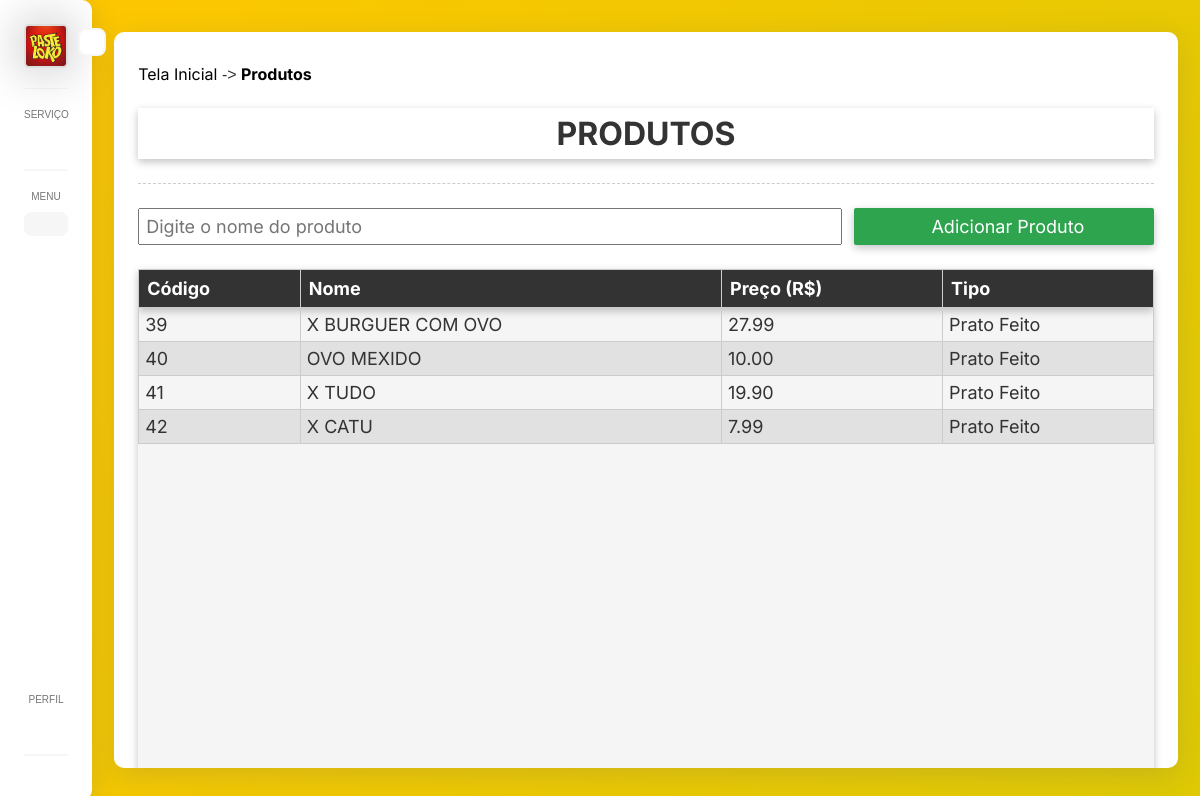
Screenshot of /screens/produto/consultar.php with the database file from the repository.
### tables this page shows
CREATE TABLE `produtos` (
  `codigo` int(11) NOT NULL AUTO_INCREMENT,
  `nome` varchar(45) NOT NULL,
  `preco` decimal(10,2) NOT NULL,
  `tipo` varchar(45) NOT NULL,
  PRIMARY KEY (`codigo`)
);

### db/produto.php (called while the page is built, shortened)
<?php
    include_once("config.php");
    function consultarProdutos(){
        global $pdo;
        $sql = "SELECT * FROM produtos";
        $stm = $pdo->prepare($sql);
        $stm->execute();
        return $stm->fetchAll();
    }

### screens/produto/consultar.php (the view, shortened to what this page needs)
<!DOCTYPE html>
<html lang="en">
  <head>
    <link rel="stylesheet" href="/<?=explode('/', $_SERVER['REQUEST_URI'])[1]?>/assets/style.global.css?<?=random_int(100, 999)?>" />
    <link rel="stylesheet" type="text/css" href="https://cdn.jsdelivr.net/npm/toastify-js/src/toastify.min.css">
  </head>
  <body>
    <div class="container" style="display: flex;">
        <?php include('../../includes/menu/index.php') ?>
        <div id="pagina" style="display: flex;width: 100%;">
            <div class="background">
               <div class="header-products">
                <p class="product-title"><a class="text-none black " href="#">Tela Inicial</a> -> <span class="bold"><a class="text-none black" href="consultar.php">Produtos</a></span></p>
               </div>
               <div class="titulo-produto"><h1>PRODUTOS</div>
               <div class="sublinhado"></div>
               <div class="body-products">
                <div class="section-1">
                    <input class="search" type="text" placeholder="Digite o nome do produto" autofocus>
                    <a class="text-none" href="cadastrar.php"><div class="button div-button"><i class="icon ph-bold ph-plus"></i> Adicionar Produto</div></a>
                </div>
                <div class="background-lista-produtos">
                        <div class="section-2">
                            <table class="tabela" id="tbProdutos" border="1">
                                <thead>
                                    <tr>
                                        <th>Código</th>
                                        <th>Nome</th>
                                        <th>Preço (R$)</th>
                                        <th>Tipo</th>
                                    </tr>
                                </thead>
                                <tbody>
                                    <?php
                                        include_once("../../db/produto.php");
                                        $produtos = consultarProdutos();
                                        if (count($produtos) > 0) {
                                            foreach ($produtos as $produto) {
                                                echo "
                                                    <tr class='linha-clicavel' data-codigo='{$produto['codigo']}' >
                                                        <td>{$produto['codigo']}</td>
                                                        <td>{$produto['nome']}</td>
                                                        <td>{$produto['preco']}</td>
                                                        <td>{$produto['tipo']}</td>
                                                    </tr>
                                                ";
                                            }
                                        }else {
                                            echo "
                                                <tr><td><strong>Tabela vazia</strong></td></tr>
                                            ";
                                        }
                                    ?>
                                </tbody>
                            </table>
                    </div>
                </div>
            </div>
        </div>
    </div>
  </body>
</html>

### includes/menu/index.php (shortened to what this page needs)
<html>
    <head>
        <link rel="stylesheet" href="/<?=explode('/', $_SERVER['REQUEST_URI'])[1]?>/assets/style.global.css?<?=random_int(100, 999)?>">
    </head>
    <body>
    <div class="sidebar active">
            <div class="menu-btn">
            </div>
            <div class="head">
                <div class="logo-img rounded-3">
                    <a href="#"><img src="/<?=explode('/', $_SERVER['REQUEST_URI'])[1]?>/assets/pasteloko.jpeg" alt="Xtema - Sistema de Gestão para restaurantes"></a>
                </div>
            </div>
            <div class="nav">
                <div class="menu">
                    <p class="title">Serviço</p>
                    <ul>
                        <li>
                            <a href="/<?=explode('/', $_SERVER['REQUEST_URI'])[1]?>/screens/venda-direta/index.php">
                            </a>
                        </li>
                    </ul>
                </div>
                <div class="menu">
                    <p class="title">Menu</p>
                    <ul>
                        <li class="active">
                            <a href="/<?=explode('/', $_SERVER['REQUEST_URI'])[1]?>/screens/produto/consultar.php">
                            </a>
                        </li>
                        <li class="dropdown">
                            <a class="opcao">
                            </a>
                        </li>
                    </ul>
                </div>
            </div>
            <div class="menu suporte-menu">
                <p class="title">Perfil</p>
                <ul>
                    <li>
                        <a href="#">
                        </a>
                    </li>
                </ul>
            </div>
        </div>
    </body>
</html>

### assets/style.global.css (style rules this page uses)
* { margin: 0; padding: 0; box-sizing: border-box; font-family: 'Inter',sans-serif; color: #333333; }
body { background:linear-gradient(120deg,#FFC700,#DEC904); overflow: hidden; }
.container { width: 100%; min-height: 100vh; }
.sidebar { position: relative; width: 256px; height: 100vh; display: flex; flex-direction: column; gap: 20px; background-color: #fff; padding: 24px; border-radius: 0px 10px 10px 0px; transition: all 0.3s; box-shadow: rgba(100, 100, 111, 0.2) 0px 7px 29px 0px; }
.sidebar .head { display: flex; align-items: center; gap: 12px; padding-bottom: 20px; border-bottom: 1px solid #f6f6f6; }
.logo-img { width: 44px; height: 44px; overflow: hidden; border-radius: 10%; border: 2px solid #DEDEDE; box-shadow: 0px 0px 50px rgba(0, 0, 0, 0.3); }
.logo-img img { width: 100%; object-fit: cover; }
.user-details .title, .menu .title { font-size: 10px; font-weight: 500; color: #757575; text-transform: uppercase; margin-bottom: 10px; }
.nav { flex: 1; }
.menu ul li { position: relative; list-style: none; margin-bottom: 5px; }
.menu ul li a { display: flex; align-items: center; gap: 10px; font-size: 14px; font-weight: 500; color: #757575; text-decoration: none; padding: 12px 8px; border-radius: 8px; transition:all 0.3s }
.menu ul li > a:hover, .menu ul li.active > a { color: #000; background-color: #f6f6f6; }
.menu:not(:last-child) { padding-bottom: 10px; margin-bottom: 20px; border-bottom: 2px solid #f6f6f6; }
.menu-btn { position: absolute; right: -14px; top:3.5%; width: 28px; height: 28px; border-radius: 8px; display: flex; align-items: center; justify-content: center; background-color: #fff; cursor: pointer; color: #757575; border: 2px solid #f6f6f6; }
.sidebar.active { width: 92px; }
.sidebar.active .menu .title { text-align: center; }
.sidebar.active .menu > ul > li > a { position: relative; display: flex; align-items: center; justify-content: center; }
.sidebar.active .menu:not(:last-child) { margin-right: 0px; }
.suporte-menu { display: none; }
.background { height: 92vh; width: 96%; background-color: white; margin: 4vh 2%; border-radius: 10px; box-shadow: rgba(100, 100, 111, 0.2) 0px 7px 29px 0px; padding: 16px 24px; overflow: hidden; }
.header-products { display: flex; margin: 16px 0px; }
.bold { font-weight: bold; }
.text-none { text-decoration: none; }
.black { color: black; }
.titulo-produto { display: flex; width: 100%; align-items: center; justify-content: center; margin: 24px 0px; padding: 6px; box-shadow: rgba(0, 0, 0, 0.24) 0px 3px 8px; }
.titulo-produto { color: #333333; }
.body-products { margin-top: 24px; display: flex; flex-direction: column; gap: 24px; }
.section-2 { display: flex; justify-content: center; }
.background-lista-produtos { background-color: #f5f5f5; height: 63.5vh; box-shadow: rgba(0, 0, 0, 0.24) 0px 3px 8px; overflow-y: auto; }
.tabela { border-collapse: collapse; padding: 10px; text-align: left; width: 100%; border-color: #ccc; }
.div-button { display: flex; align-items: center; justify-content: center; gap: 8px; width: 500px; }
.sublinhado { border-bottom: 1px solid black; }
.search { margin: 0px; padding: 6px; width: 90%; outline: none; border: border 1px solid #ccc; font-size: 18px; }
.sublinhado { border-bottom: 1px dashed #ccc; }
.button { cursor: pointer; padding: 8px 18px; font-size: 18px; color: white; background-color: #2EA44F; box-shadow: rgba(0, 0, 0, 0.24) 0px 3px 8px; border: none; transition: 0.15s; border-radius: 2px; width: 300px; }
.section-1 { width: 100%; display: flex; justify-content: space-between; align-items: center; gap: 12px; }
thead { box-shadow: rgba(0, 0, 0, 0.24) 0px 3px 8px; }
th { color: white; background-color: #333333; padding: 8px; border: 0px 1px 0px 1px solid black; cursor: pointer; font-size: 18px; }
td { font-size: 18px; padding: 6px; border: 0px 1px 0px 1px solid black; }
.linha-clicavel { transition: 0.15s; }
.linha-clicavel:nth-child(even) { background-color: #e1e1e1; }
p, label { font: 1rem 'Fira Sans', sans-serif; }
input { margin: 0.4rem; padding: 5px; }
@media screen and (max-height:975px) { .sidebar.active .nav ul li { direction: ltr; } }
@media screen and (max-height:975px) { .suporte-menu { display: block; padding-bottom: 32px; } }
@media screen and (max-height:975px) { .menu:not(:last-child) { margin-right: 16px; } }

### rows the page displays
produtos: codigo "39", nome "X BURGUER COM OVO", preco "27.99", tipo "Prato Feito"
produtos: codigo "40", nome "OVO MEXIDO", preco "10.00", tipo "Prato Feito"
produtos: codigo "41", nome "X TUDO", preco "19.90", tipo "Prato Feito"
produtos: codigo "42", nome "X CATU", preco "7.99", tipo "Prato Feito"
